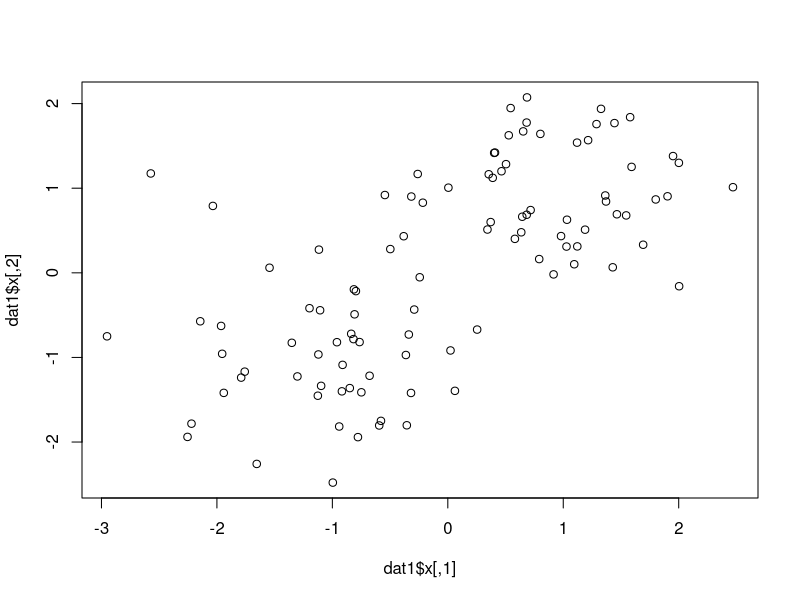
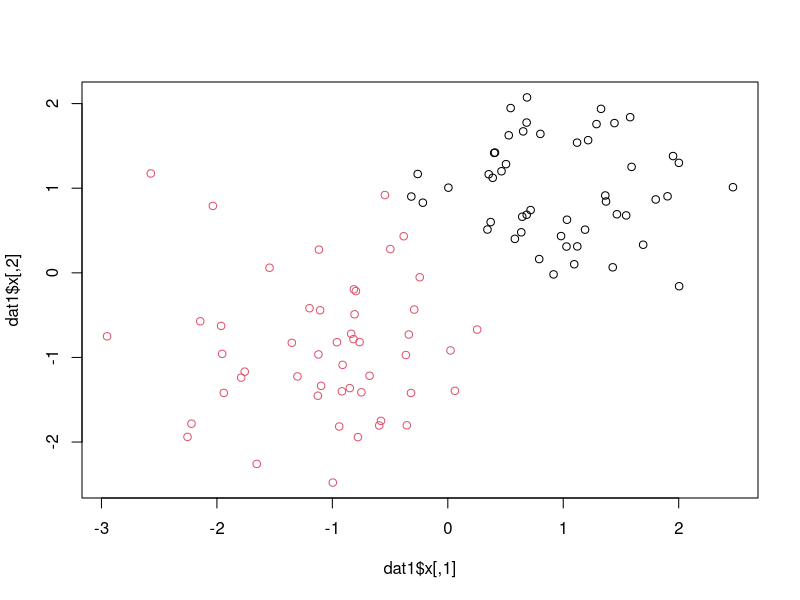
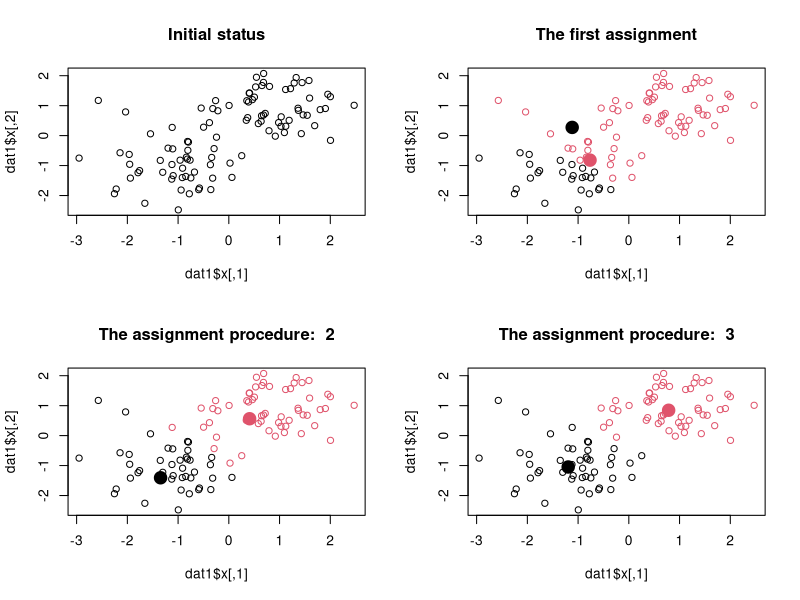
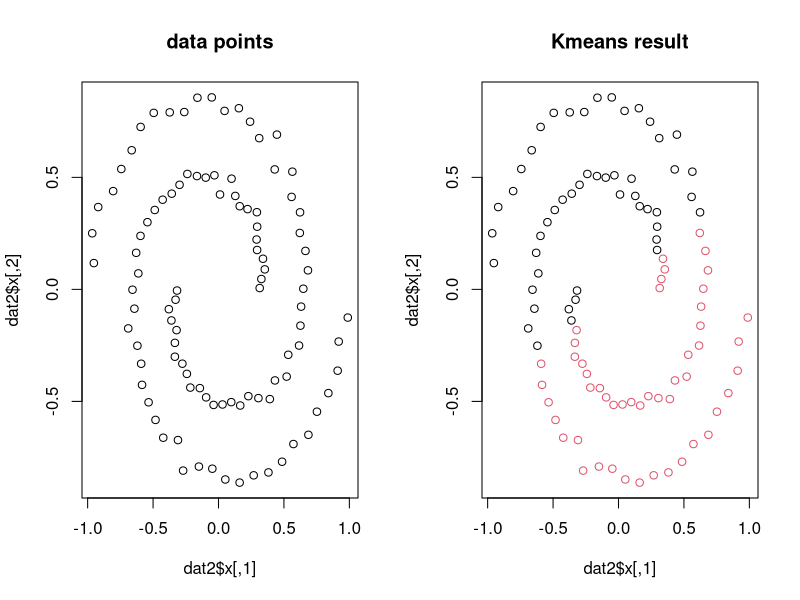
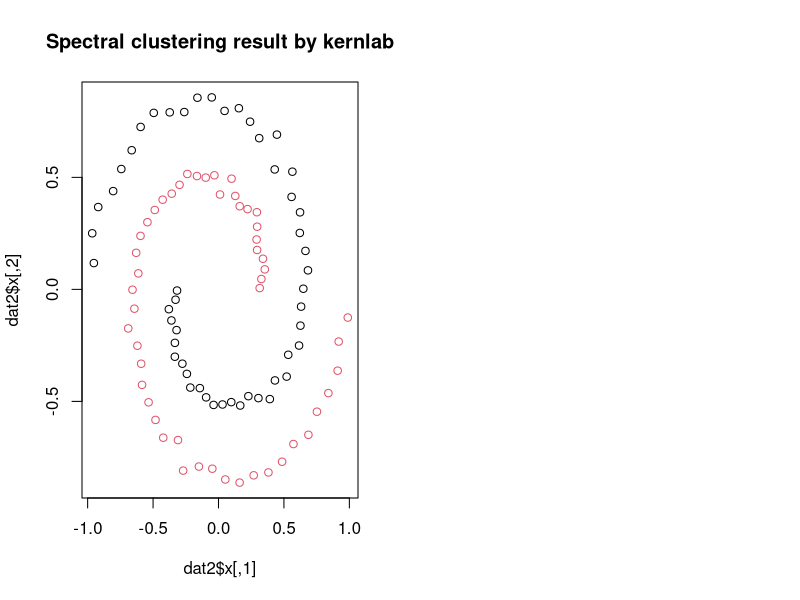

The R source for these figures, in order:
## ---- chunk 1
knitr::opts_chunk$set(echo = TRUE)
## ---- chunk 2
library(mlbench)
n = 100
k = 2
dat1 = mlbench.2dnormals(n, cl=k, r=sqrt(k), sd=0.7)
plot(dat1$x,col=rep(1,n))
## ---- chunk 3
plot(dat1$x,col=dat1$classes)
## ---- chunk 4
# Assign cluster labels given centroidids
Assigment <- function(dat,centroidids){
    n <- dim(dat)[1]
    k <- dim(centroidids)[1]
    classes <- rep(1,n)

    for(i in 1:n){
        #mindist <- dist(rbind(dat[i,],centroidids[1]))
        mindist <- norm(as.matrix(dat[i,]-centroidids[1]), type="F")
        for(j in 2:k){
            currentdis = norm(as.matrix(dat[i,]-centroidids[j]), type="F")
            if( currentdis < mindist){
                mindist = currentdis
                classes[i] = j
            }
        }
    }
    classes
}

# Update centroidids given cluster labels
Update <- function(dat,classes,k){
    l = dim(dat)[2]
    centroidids <- matrix(0, nrow=k,ncol=l)
    for(i in 1:k){
        centroidids[i,] =  colMeans(dat[which(classes==i),])
    }
    centroidids
}
## ---- chunk 5
#kmeansStepbyStep
initids <- sample(n)[1:k]
par(mfrow=c(2,2))
cols = rep(1,n)
plot(dat1$x,col=cols)
title('Initial status')
centroidids <- dat1$x[initids,]
classes <- Assigment(dat1$x, centroidids)
plot(dat1$x,col=classes)
points(centroidids, y = NULL, pch=19,cex=2,col=1:k)
title('The first assignment')
for(i in 3:4){
    centroidids <- Update(dat1$x, classes, k)
    classes <- Assigment(dat1$x, centroidids)
    plot(dat1$x,col=classes)
    points(centroidids, y = NULL, pch=19,cex=2,col=1:k)
    title(paste('The assignment procedure: ',(i-1)))
}
## ---- chunk 6
dat2 <- mlbench.spirals(100,1,0.025)
par(mfrow=c(1,2))
plot(dat2$x)
title('data points')

#we call the system function kmeans this time
km <- kmeans(dat2$x, centers=k)
plot(dat2$x, col=km$cluster)
title('Kmeans result')
## ---- chunk 7
alpha = 1
S <- matrix(rep(NA,n^2), ncol=n)
  for(i in 1:n) {
    for(j in 1:n) {
      S[i,j] <- exp(- alpha * norm(as.matrix(dat2$x[i,]-dat2$x[j,]), type="F"))
    }
}
make.affinity <- function(S, n.neighboors=3) {
  N <- length(S[,1])
  if (n.neighboors >= N) {  # fully connected
    A <- S
  } else {
    A <- matrix(rep(0,N^2), ncol=N)
    for(i in 1:N) { # for each line
      # only connect to those points with larger similarity 
      best.similarities <- sort(S[i,], decreasing=TRUE)[1:n.neighboors]
      for (s in best.similarities) {
        j <- which(S[i,] == s)
        A[i,j] <- S[i,j]
        A[j,i] <- S[i,j] # to make an undirected graph, ie, the matrix becomes symmetric
      }
    }
  }
  A  
}
## ---- chunk 8
library(kernlab)
skm=specc(dat2$x,centers=2)
plot(dat2$x, col=skm)
title('Spectral clustering result by kernlab')
